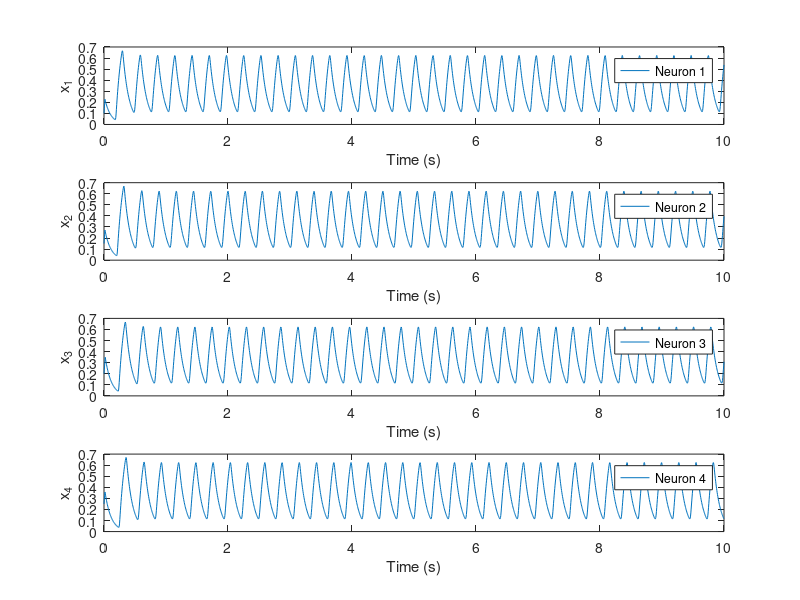
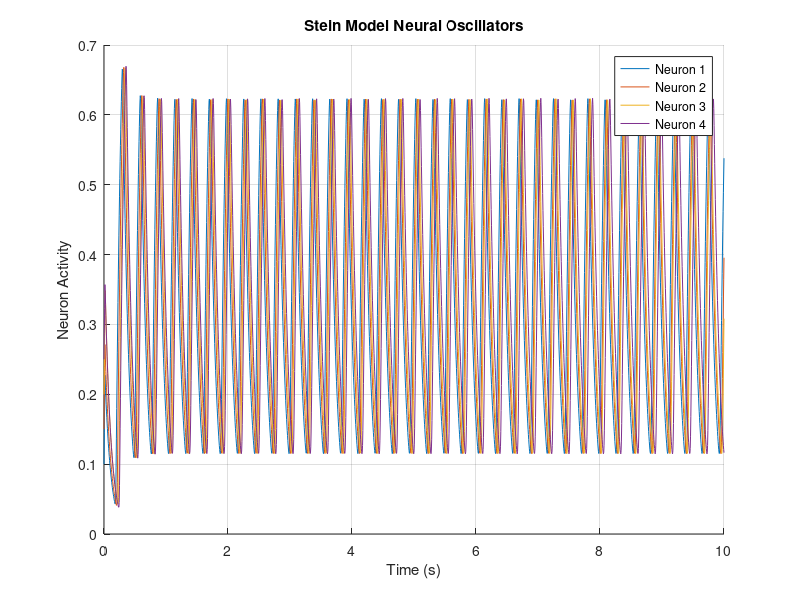

These figures' MATLAB source, in order:
%% Stein Model for Quadrupedal Locomotion
close all; clear;

%% Parameters for the Stein model
p = 10.0;       % Controls the rate of adaptation
b = -2000.0;     % Adaptation parameter (corrected to be positive)
q = 30.0;       % Controls the rate of adaptation
Lambda = -0.2; % Inhibitory coupling strength

%% WALK GAIT
a = 10.0;
f = 40.0;
k1 = 0.0;
k2 = 0.0;

% walk is not correct. 1,2,3 and 4 are not out of phase by period/4 as it
% should be. 


% TROT GAIT 
% a = 12.0;
% f = 40.0;
% k1 = 0.1;
% k2 = 57.0;

% trot in not correct : now 1 is alone and 2-3-4 are in phase.
% should be 1,3 and 4,2 in phase 

%% BOUND GAIT 
% a = 16.0;
% f = 50.0;
% k1 = 0.1;
% k2 = 59.0;

%Bound is not correct: now 1-2 are in phase and 3-4 are in phase but it
%should be 1-4 and 2-3 in phase 

%% Time parameters
T = 10;          % Total simulation time
dt = 0.005;       % Time step
time = 0:dt:T;  % Time vector


%% Initalization 
num_neurons = 4;
x = zeros(num_neurons, length(time)); % Membrane potential for neurons
y = zeros(num_neurons, length(time)); % Adaptation variable y
z = zeros(num_neurons, length(time)); % Adaptation variable z
% Initial conditions: 
x(:, 1) = [0.1; 0.15; 0.2; 0.25];
y(:, 1) = [0.1; 0.12; 0.14; 0.16];
z(:, 1) = [0.1; 0.13; 0.17; 0.19];


% Define inhibitory connections (Z4 symmetry - ring network)
 inhibition_matrix = [
    0, Lambda, 0, 0;       % Neuron 1 inhibits 2
    0, 0, 0, Lambda;       % Neuron 2 inhibits 4
    Lambda, 0, 0, 0;       % Neuron 3 inhibits 1
    0, 0, Lambda, 0];      % Neuron 4 inhibits 3


%% Simulate the Stein model
for t = 2:length(time)
    for i = 1:num_neurons
        % Compute the driving signal fi with INCOMING inhibitory coupling
        incoming_coupling = sum(inhibition_matrix(:, i) .* x(:, t-1));
        fi = f * (1 + k1 * sin(k2 * time(t))) + incoming_coupling;
        
        % Logistic function for adaptation
        adaptation = 1 / (1 + exp(-fi - b * y(i, t-1) + b * z(i, t-1)));

        % Update equations
        dx = dt * (a * (-x(i, t-1) + adaptation));
        dy = dt * (x(i, t-1) - p * y(i, t-1));
        dz = dt * (x(i, t-1) - q * z(i, t-1));

        % Store updated values
        x(i, t) = x(i, t-1) + dx;
        y(i, t) = y(i, t-1) + dy;
        z(i, t) = z(i, t-1) + dz;
    end
end
%% Plot individual neuron activities
figure()
for i = 1:num_neurons
    subplot(4,1,i)
    plot(time, x(i, :));
    xlabel('Time (s)');
    ylabel(['x_', num2str(i)]);
    legend(['Neuron ', num2str(i)]);
end

%% Plot all neuron activities together
figure()
hold on
for i = 1:num_neurons
    plot(time, x(i, :));
end
xlabel('Time (s)');
ylabel('Neuron Activity');
title('Stein Model Neural Oscillators');
legend('Neuron 1', 'Neuron 2', 'Neuron 3', 'Neuron 4');
grid on;
hold off;
